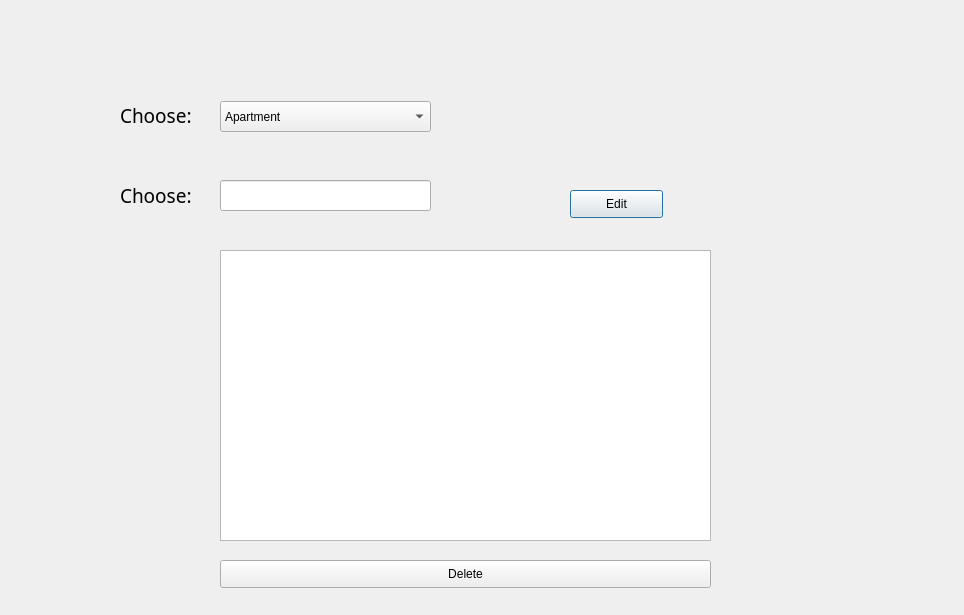
<?xml version="1.0" encoding="UTF-8"?>
<ui version="4.0">
 <class>Edit</class>
 <widget class="QDialog" name="Edit">
  <property name="geometry">
   <rect>
    <x>0</x>
    <y>0</y>
    <width>964</width>
    <height>615</height>
   </rect>
  </property>
  <property name="windowTitle">
   <string>Dialog</string>
  </property>
  <widget class="QTextEdit" name="textEdit">
   <property name="geometry">
    <rect>
     <x>220</x>
     <y>250</y>
     <width>491</width>
     <height>291</height>
    </rect>
   </property>
   <property name="font">
    <font>
     <family>Papyrus</family>
     <pointsize>10</pointsize>
    </font>
   </property>
   <property name="readOnly">
    <bool>true</bool>
   </property>
  </widget>
  <widget class="QLabel" name="label">
   <property name="geometry">
    <rect>
     <x>120</x>
     <y>80</y>
     <width>101</width>
     <height>71</height>
    </rect>
   </property>
   <property name="font">
    <font>
     <family>Papyrus</family>
     <pointsize>14</pointsize>
    </font>
   </property>
   <property name="text">
    <string>Choose:</string>
   </property>
  </widget>
  <widget class="QLineEdit" name="lineEdit">
   <property name="geometry">
    <rect>
     <x>220</x>
     <y>180</y>
     <width>211</width>
     <height>31</height>
    </rect>
   </property>
  </widget>
  <widget class="QPushButton" name="pushButton">
   <property name="geometry">
    <rect>
     <x>570</x>
     <y>190</y>
     <width>93</width>
     <height>28</height>
    </rect>
   </property>
   <property name="text">
    <string>Edit</string>
   </property>
  </widget>
  <widget class="QPushButton" name="pushButton_2">
   <property name="geometry">
    <rect>
     <x>220</x>
     <y>560</y>
     <width>491</width>
     <height>28</height>
    </rect>
   </property>
   <property name="text">
    <string>Delete</string>
   </property>
  </widget>
  <widget class="QLabel" name="label_2">
   <property name="geometry">
    <rect>
     <x>230</x>
     <y>220</y>
     <width>201</width>
     <height>16</height>
    </rect>
   </property>
   <property name="text">
    <string/>
   </property>
  </widget>
  <widget class="QLabel" name="label_3">
   <property name="geometry">
    <rect>
     <x>120</x>
     <y>160</y>
     <width>101</width>
     <height>71</height>
    </rect>
   </property>
   <property name="font">
    <font>
     <family>Papyrus</family>
     <pointsize>14</pointsize>
    </font>
   </property>
   <property name="text">
    <string>Choose:</string>
   </property>
  </widget>
  <widget class="QComboBox" name="comboBox">
   <property name="geometry">
    <rect>
     <x>220</x>
     <y>101</y>
     <width>211</width>
     <height>31</height>
    </rect>
   </property>
   <item>
    <property name="text">
     <string>Apartment</string>
    </property>
   </item>
   <item>
    <property name="text">
     <string>North House</string>
    </property>
   </item>
   <item>
    <property name="text">
     <string>South House</string>
    </property>
   </item>
  </widget>
 </widget>
 <resources/>
 <connections/>
</ui>
